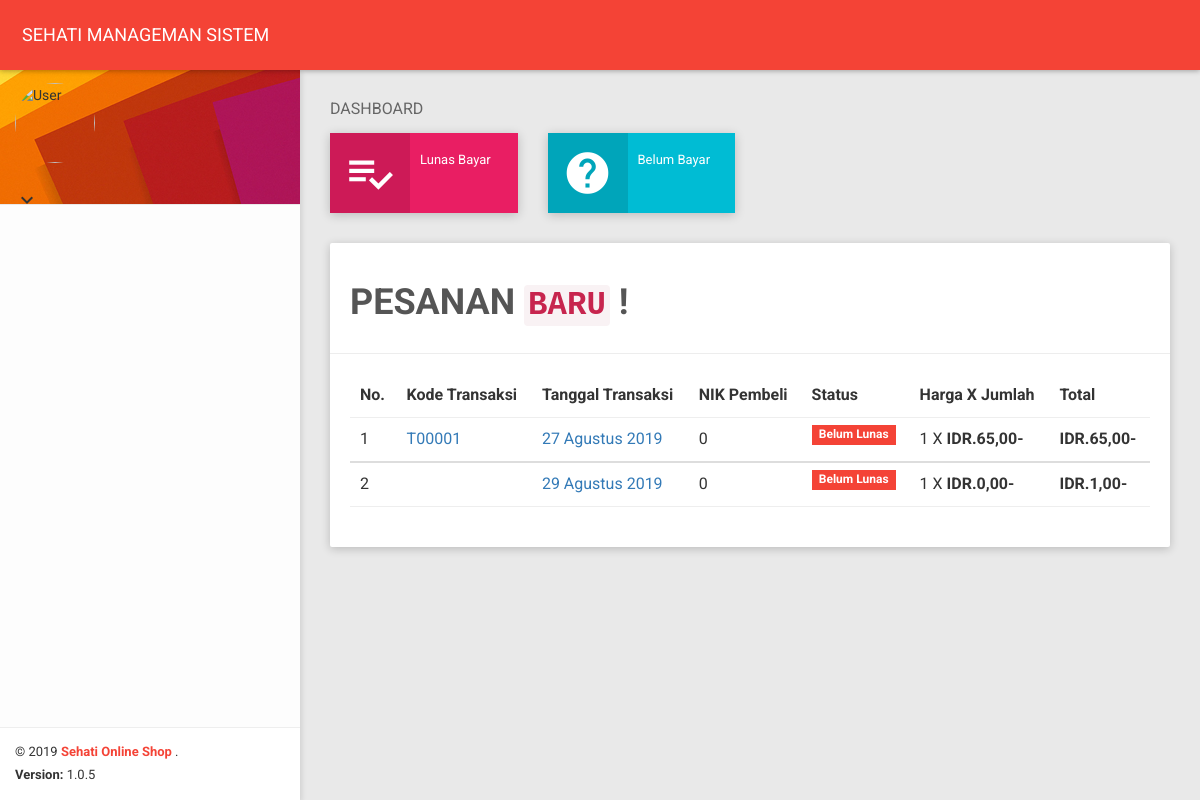
Screenshot of /panel_member/index.php (signed in) with the database file from the repository.
### tables this page shows
CREATE TABLE `invoice` (
  `kd_transaksi` char(11) NOT NULL,
  `kd_invoice` int(11) NOT NULL,
  `nik` int(11) NOT NULL,
  `tgl` date DEFAULT NULL,
  `kd_produk` char(30) DEFAULT NULL,
  `totalbyar` char(20) DEFAULT NULL,
  `status` char(10) DEFAULT NULL,
  `quantity` char(30) DEFAULT NULL,
  `harga` char(12) DEFAULT NULL,
  `ongkir` varchar(11) DEFAULT NULL
);

### panel_member/index.php (the view, shortened to what this page needs)
<?php include 'header.php';
$nik = $_GET['nik'];
?>
   <section class="content">
        <div class="container-fluid">
            <div class="block-header">
                <h2>DASHBOARD</h2>
            </div>
            <div class="row clearfix">
                <div class="col-lg-3 col-md-3 col-sm-6 col-xs-12">
                    <div class="info-box bg-pink hover-expand-effect">
                        <div class="icon">
                            <i class="material-icons">playlist_add_check</i>
                        </div>
                        <div class="content">
                            <div class="text">Lunas Bayar</div>
                        </div>
                    </div>
                </div>
                <div class="col-lg-3 col-md-3 col-sm-6 col-xs-12">
                    <div class="info-box bg-cyan hover-expand-effect">
                        <div class="icon">
                            <i class="material-icons">help</i>
                        </div>
                        <div class="content">
                            <div class="text">Belum Bayar</div>
                        </div>
                    </div>
                </div>
            </div>
            <div class="row clearfix">
                <div class="col-xs-12 col-sm-12 col-md-12 col-lg-12">
                    <div class="card">
                        <div class="header">
                            <h1>PESANAN <code>BARU</code> !</h1>
                        </div>
                        <div class="body">
                            <div class="table-responsive">
                                <table class="table table-hover dashboard-task-infos">
                                    <thead>
                                    <tr>
                                        <th>No.</th>
                                        <th>Kode Transaksi</th>
                                        <th>Tanggal Transaksi</th>
                                        <th>NIK Pembeli</th>
                                        <th>Status</th>
                                        <th>Harga X Jumlah</th>
                                        <th>Total</th>
                                    </tr>
                                    </thead>
                                    <?php
                                    $sqlinvoice = mysqli_query($koneksi, "SELECT * FROM invoice where nik='$nik'");
                                    $no=1;
                                    while($rowsinvoice=mysqli_fetch_object($sqlinvoice))
                                    {
                                        ?>
                                        <tbody>
                                        <tr>
                                            <td><?php echo $no?></td>
                                            <td><a><?php echo $rowsinvoice->kd_transaksi?></a></td>
                                            <td><a><?php echo konversi_tanggal($rowsinvoice->tgl);?></a></td>
                                            <td><?php echo $rowsinvoice->nik?></td>
                                            <td><?php  if (($rowsinvoice->status) ==1) {
                                                    echo  '<span class="label bg-green">Lunas</span>';
                                                } else {
                                                    echo '<span class="label bg-red">Belum Lunas</span>';
                                                }?>
                                            </td>
                                            <td><?php echo $rowsinvoice->quantity.' X '.format_rupiah($rowsinvoice->harga)?></td>
                                            <td><?php echo format_rupiah($rowsinvoice->totalbyar)?></td>
                                        </tr>
                                        </tbody>
                                        <?php
                                        $no++;
                                    }
                                    ?>
                                </table>
                            </div>
                        </div>
                    </div>
                </div>
            </div>
        </div>
    </section>
</body>
</html>

### aksinya/fungsi.php (shortened to what this page needs)
<?php
function format_rupiah($rp) {
    $hasil = "<b>IDR." . number_format($rp, 0, "", ".") . ",00-</b>";
    return $hasil;
}
function konversi_bulan($bln) {
    switch($bln) {
        case "8" :
        case "08" :
            $bulan = "Agustus";
            break;
    }
    return $bulan;
}
function konversi_tanggal($time) {
    list($thn, $bln, $tanggal) = explode('-', $time);
    $tmp = $tanggal . " " . konversi_bulan($bln) . " " . $thn;
    return $tmp;
}
?>

### rows the page displays
invoice: kd_transaksi "T00001", tgl "27 Agustus 2019", nik "0", status "Belum Lunas", quantity "1", harga "65 65"
invoice: tgl "29 Agustus 2019", nik "0", status "Belum Lunas", quantity "1"
